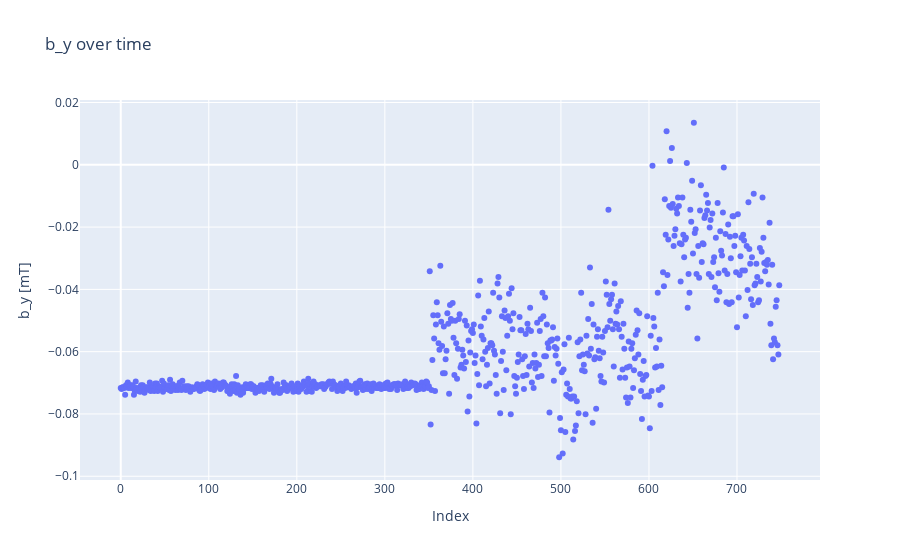

The cell this chart's notebook holds for it:
### Code cell
measuredby = go.Scatter(x=index, y=by7, mode='markers')
layoutby = go.Layout(title='b_y over time')
figby = go.Figure(data=[measuredby], layout=layoutby)
figby.update_yaxes(scaleanchor='y')
figby.update_layout(
    xaxis_title="Index",
    yaxis_title="b_y [mT]"
)
figby.show()

### Figure 1 — Plotly figure (JSON) as saved in the notebook; plotly's stock layout.template omitted (floating-point values rounded to 4 significant figures; data arrays with more than 128 entries replaced by an {"elided": "..."} marker saying what was removed)
{"data": [{"mode": "markers", "type": "scatter", "x": {"elided": "749 int values"}, "y": {"elided": "749 float values"}}], "layout": {"title": {"text": "b_y over time"}, "xaxis": {"title": {"text": "Index"}}, "yaxis": {"scaleanchor": "y", "title": {"text": "b_y [mT]"}}}}
